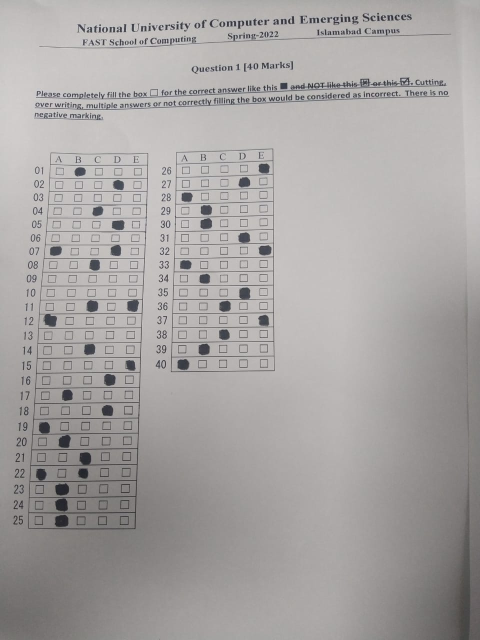
#> input picture A4_images/1.jpeg, 960 x 1280 px (shown at 1/2 size); its folder holds only this picture in this run
$ python -i dip_py.py   (imports and definitions only)
#> lines starting #> are read from the running program, lines starting #| are printed output that depends on the picture; after the words box and inside, x2 and y2 are one past the last pixel; in counts of white or black regions, pixels touching at a corner belong together
#> further down, picture is the input picture: shape (1280, 960, 3); mean B, G, R 163.2, 164.1, 167.5
# ###########################
# ###  GROUP MEMBERS  ###
# # 19i_2199 Syed Abu Bakr
# # 19i_0545 Ahmed Ali
# # 19i_2194 Faiez Malik
# ###########################

import cv2
import numpy as np
import matplotlib.pyplot as plt
from matplotlib.pyplot import imread, imshow
import tkinter as tk
from tkinter import *
from tkinter import filedialog
from tkinter.filedialog import askopenfile
from PIL import Image, ImageTk

def getpoints(c):
  peri = cv2.arcLength(c,True)
  return cv2.approxPolyDP(c,0.02*peri,True)

def rectangle_Counter(c):
  rectCont=[]
  for i in c:
    area= cv2.contourArea(i)
    if area>50:
      approx = getpoints(i)
      #print(len(approx))
      if(len(approx)==4):
        rectCont.append(i)
  rectCont = sorted(rectCont,key=cv2.contourArea,reverse=True)
  return rectCont

def reorder(p):
  p = p.reshape((4,2))
  arranged = np.zeros((4,1,2),np.int32) # aeeay of arranged points
  add= p.sum(1)
  arranged[0] = p[np.argmin(add)] #top left point [0,0]
  arranged[3] = p[np.argmax(add)] #bottom right point [w,h]

  diff=np.diff(p,axis=1)
  arranged[1] = p[np.argmin(diff)] #top right point [w,0]
  arranged[2] = p[np.argmax(diff)] #bottom left point [0,h]
  return arranged

def preprocessing(img):
  grayscale= cv2.cvtColor(img,cv2.COLOR_BGR2GRAY)
  blur = cv2.GaussianBlur(grayscale,(5,5),1)
  canny = cv2.Canny(blur,10,50)
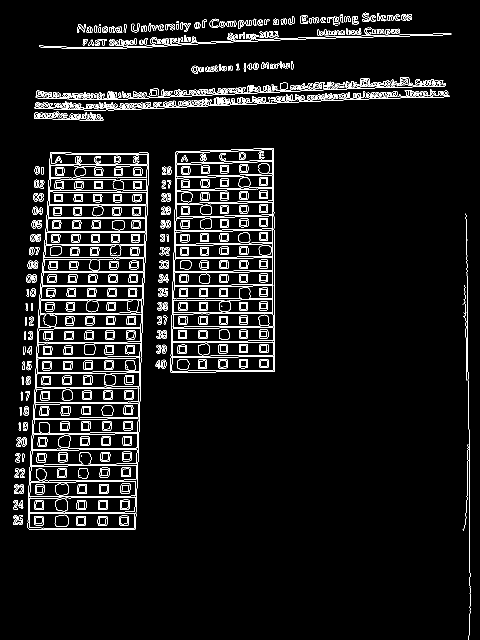
#> canny: shape (1280, 960) (shown at 1/2 size); 5.5% white in thin lines or dots
  """# Contours"""
  contour, hierarchy = cv2.findContours(canny,cv2.RETR_EXTERNAL,cv2.CHAIN_APPROX_NONE)
#> contour = 405 contours, 195 with area under 20; largest, box (x1, y1, x2, y2) and area: (55, 304, 298, 1060) 156640, (341, 296, 550, 745) 89284, (78, 69, 903, 98) 796, (69, 181, 899, 221) 476, (571, 163, 665, 181) 442
  imgC = img.copy()
  imgContour = cv2.drawContours(imgC,contour,-1,(0,255,0),2)
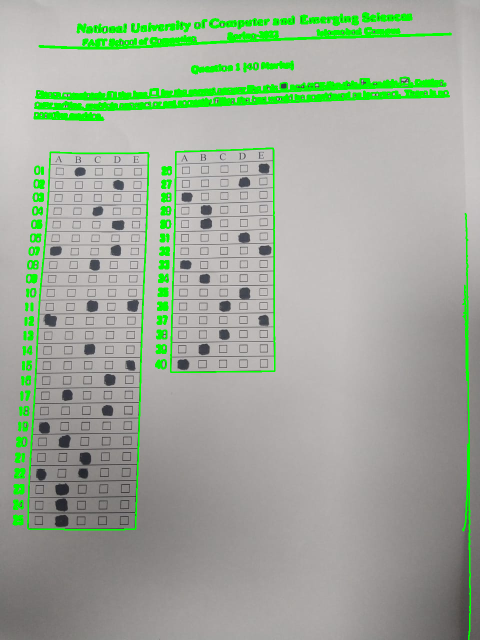
#> imgContour: shape (1280, 960, 3) (shown at 1/2 size); mean B, G, R 154.7, 170.4, 159

  """# Finding Rectangle Contours of all the MCQ's"""
  rectCont = rectangle_Counter(contour)
#> the loop in rectangle_Counter, `for i in c:` made 405 passes
#> (area, approx) on passes 78 to 79: (156640, [[101, 304], [55, 1055], [270, 1058], [297, 309]]), (89284.5, [[546, 296], [351, 304], [341, 744], [549, 742]])
#> area on passes 9, 16, 18, 19, 20, 22: 46, 47.5, 46.5, 45, 42.5, 44.5
#> after the loop in rectangle_Counter, `for i in c:`: rectCont = 3 contours; box (x1, y1, x2, y2) and area: (55, 304, 298, 1060) 156640, (341, 296, 550, 745) 89284, (560, 165, 575, 179) 170
  pane1 = getpoints(rectCont[0])
#> pane1 = [[101, 304], [55, 1055], [270, 1058], [297, 309]]
  pane2 = getpoints(rectCont[1])
#> pane2 = [[546, 296], [351, 304], [341, 744], [549, 742]]
  #print(pane1)

  imgPanes=img.copy()
  if pane1.size != 0 and pane2.size != 0:
      cv2.drawContours(imgPanes,pane1,-1,(0,255,0),20)
      cv2.drawContours(imgPanes,pane2,-1,(0,255,255),20)
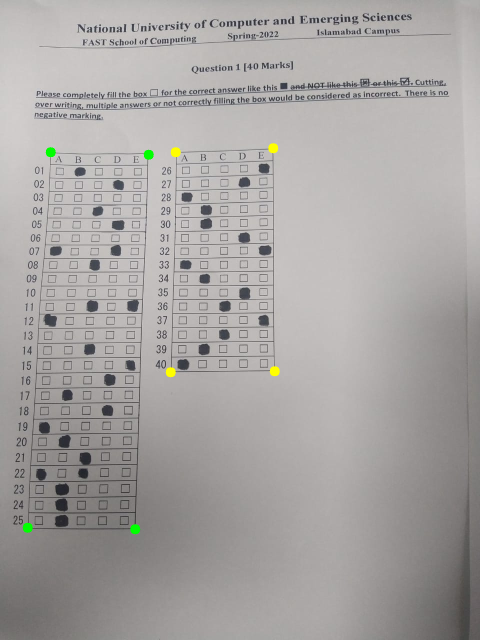
#> imgPanes: shape (1280, 960, 3) (shown at 1/2 size); mean B, G, R 162.9, 164.2, 167.4
      pane1 = reorder(pane1)
#> in reorder, `p = p.reshape((4,2))`: p = [[101, 304], [55, 1055], [270, 1058], [297, 309]]
#> in reorder, `add= p.sum(1)`: add = [405, 1110, 1328, 606]
#> in reorder, `diff=np.diff(p,axis=1)`: diff = [203, 1000, 788, 12]
#> pane1 = [[101, 304], [297, 309], [55, 1055], [270, 1058]]
      pane2 = reorder(pane2)
#> pane2 = [[351, 304], [546, 296], [341, 744], [549, 742]]

      x=img.shape[1]
#> x = 960
      y=img.shape[0]
#> y = 1280
      pt1 = np.float32(pane1)
#> pt1 = [[101, 304], [297, 309], [55, 1055], [270, 1058]]
      pt2 = np.float32([[0,0],[x,0],[0,y],[x,y]])
      imgWarp = cv2.warpPerspective(img,cv2.getPerspectiveTransform(pt1,pt2),(x,y))
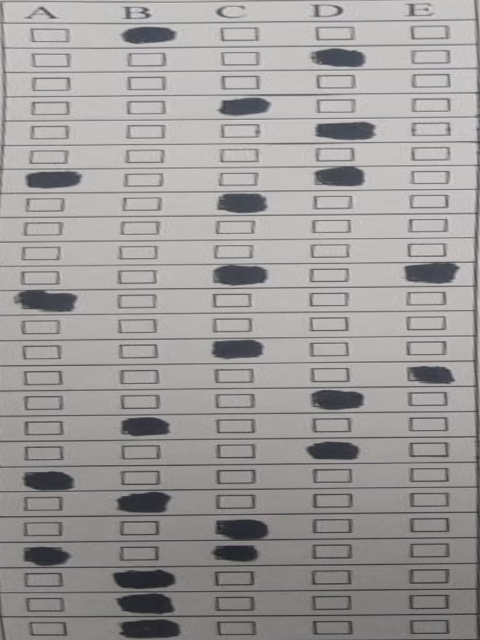
#> imgWarp: shape (1280, 960, 3) (shown at 1/2 size); mean B, G, R 154.2, 154.6, 157.8

      pt11 = np.float32(pane2)
#> pt11 = [[351, 304], [546, 296], [341, 744], [549, 742]]
      pt22 = np.float32([[0,0],[x,0],[0,y],[x,y]])
      imgWarp2 = cv2.warpPerspective(img,cv2.getPerspectiveTransform(pt11,pt22),(x,y))
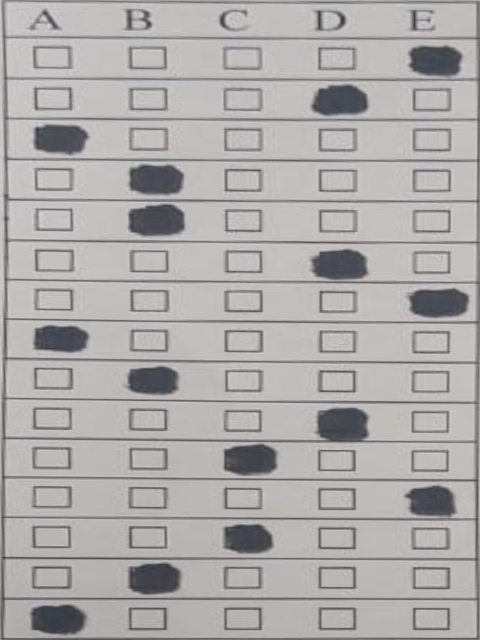
#> imgWarp2: shape (1280, 960, 3) (shown at 1/2 size); mean B, G, R 170.1, 170.4, 173.6
  """# Applying threshold on the MCQ Panes to obtain a  binary image"""
  if len(imgWarp.shape)==3:
    imgWarp = cv2.cvtColor(imgWarp, cv2.COLOR_BGR2GRAY)
#> imgWarp: shape (1280, 960)
  if len(imgWarp2.shape)==3:
    imgWarp2 = cv2.cvtColor(imgWarp2, cv2.COLOR_BGR2GRAY)
#> imgWarp2: shape (1280, 960)
  threshold_pane1= cv2.adaptiveThreshold(imgWarp,255,cv2.ADAPTIVE_THRESH_GAUSSIAN_C, cv2.THRESH_BINARY,127,2)
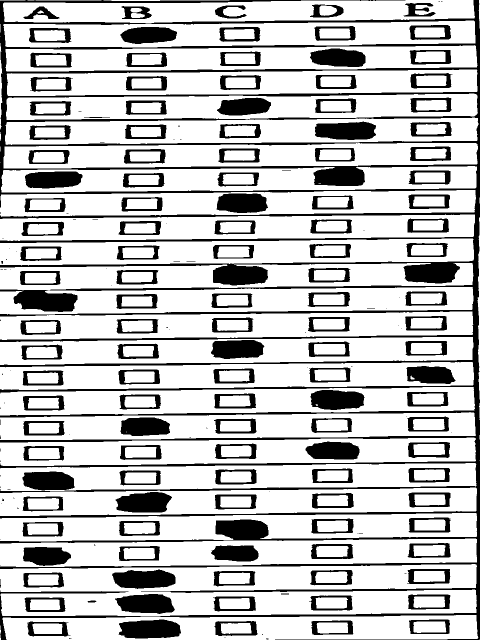
#> threshold_pane1: shape (1280, 960) (shown at 1/2 size); 76.2% white; 201 black regions (70 under 20 px), largest, box (x1, y1, x2, y2) and area: (0, 0, 960, 1280) 121943, (0, 579, 155, 624) 4466, (237, 1239, 362, 1277) 3950
  threshold_pane2= cv2.adaptiveThreshold(imgWarp2,255,cv2.ADAPTIVE_THRESH_GAUSSIAN_C, cv2.THRESH_BINARY,127,2)
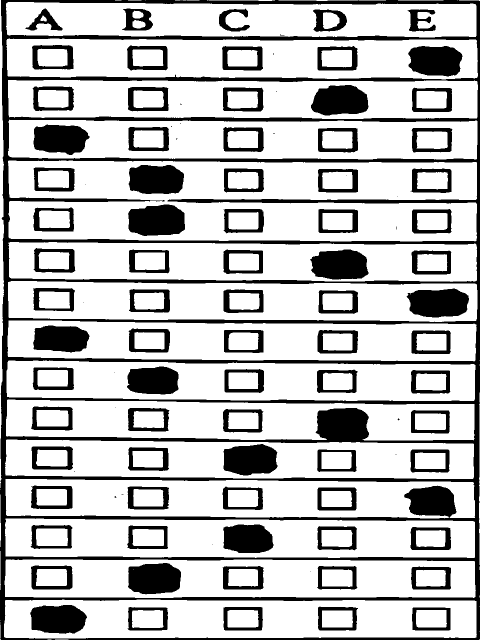
#> threshold_pane2: shape (1280, 960) (shown at 1/2 size); 75% white; 101 black regions (22 under 20 px), largest, box (x1, y1, x2, y2) and area: (0, 0, 960, 1280) 130318, (256, 409, 370, 472) 6036, (813, 577, 938, 635) 5854

  return threshold_pane1,threshold_pane2
"""# Detecting choices of the user by counting black pixels in a single checkbox for **PANE 1**"""

##########################################
# 1st arg is the img
# 2nd arg is the number of rows to be split in the img
# 3rd arg is the threshold of black pixels that determines a valid choice
##########################################
# [122 lines left out: functions detectchoice, upload_file1, upload_file2, getscore, not called in this run]


#driver code (GUI)
# [2 lines not run here, left out]
# [1 line that did not run here, left out]
# [1 line not run here, left out]

# [1 line that did not run here, left out]
# [1 line not run here, left out]

# [1 line that did not run here, left out]
# [1 line not run here, left out]

loc = "C:\\Users\\dell\\Desktop\\Dip project\\A4_images\\bgf.png"
# [1 line not run here, left out]
# [1 line that did not run here, left out]
# [1 line that did not run here, left out]
# [1 line that did not run here, left out]
# [1 line not run here, left out]
# [1 line that did not run here, left out]
# [1 line that did not run here, left out]

# [1 line that did not run here, left out]
# [1 line not run here, left out]

# [1 line that did not run here, left out]
# [1 line not run here, left out]

loc = "C:\\Users\\dell\\Desktop\\Dip project\\A4_images\\bgf.png"
# [1 line not run here, left out]
# [1 line that did not run here, left out]
# [1 line that did not run here, left out]
# [1 line that did not run here, left out]
# [1 line not run here, left out]
# [1 line that did not run here, left out]
# [1 line that did not run here, left out]

# [1 line that did not run here, left out]
# [1 line not run here, left out]

# [1 line that did not run here, left out]
# [1 line not run here, left out]

# [1 line that did not run here, left out]
# [1 line not run here, left out]

# [1 line that did not run here, left out]
# [3 lines not run here, left out]

>>> import cv2
>>> picture = cv2.imread('A4_images/1.jpeg')
>>> result = preprocessing(picture)

$ run again, on A4_images/2.jpeg
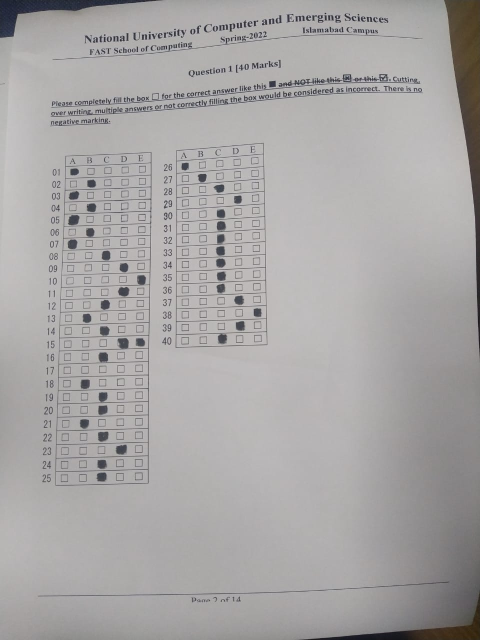
#> input picture A4_images/2.jpeg, 960 x 1280 px (shown at 1/2 size)
#> picture is the input picture: shape (1280, 960, 3); mean B, G, R 165.5, 165.8, 167.9
#> in preprocessing, `canny = cv2.Canny(blur,10,50)`:
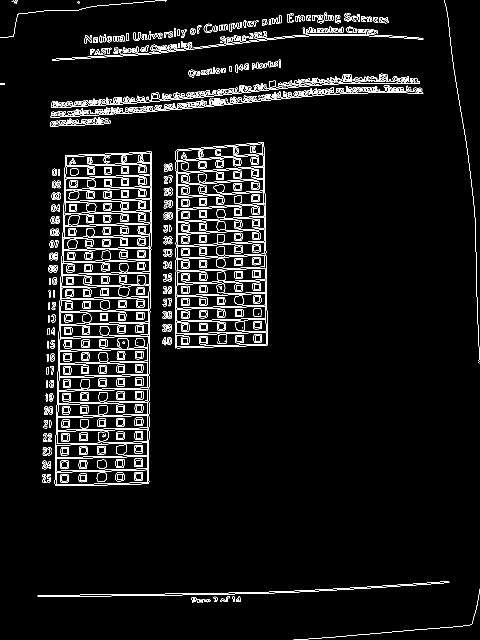
#> canny: shape (1280, 960) (shown at 1/2 size); 5% white in thin lines or dots
#> contour = 363 contours, 183 with area under 20; largest, box (x1, y1, x2, y2) and area: (109, 303, 304, 972) 119597, (350, 285, 536, 697) 72128, (568, 148, 711, 173) 852, (104, 58, 847, 121) 828, (277, 202, 403, 223) 480
#> the loop in rectangle_Counter, `for i in c:` made 363 passes
#> (area, approx) on passes 89, 90, 101, 134, 160, 165: (119597, [[302, 303], [130, 311], [110, 971], [298, 963]]), (72128.5, [[527, 285], [351, 302], [351, 696], [535, 688]]), (235.5, [[220, 247], [100, 252]]), (480, [[402, 212], [277, 215]]), (101, [[846, 186], [101, 234]]), (162.5, [[390, 193], [292, 197]])
#> after the loop in rectangle_Counter, `for i in c:`: rectCont = 3 contours; box (x1, y1, x2, y2) and area: (109, 303, 304, 972) 119597, (350, 285, 536, 697) 72128, (538, 161, 552, 175) 150
#> in preprocessing, `pane1 = getpoints(rectCont[0])`: pane1 = [[302, 303], [130, 311], [110, 971], [298, 963]]
#> in preprocessing, `pane2 = getpoints(rectCont[1])`: pane2 = [[527, 285], [351, 302], [351, 696], [535, 688]]
#> p = [[302, 303], [130, 311], [110, 971], [298, 963]]
#> add = [605, 441, 1081, 1261]
#> diff = [1, 181, 861, 665]
#> in preprocessing, `pane1 = reorder(pane1)`: pane1 = [[130, 311], [302, 303], [110, 971], [298, 963]]
#> in preprocessing, `pane2 = reorder(pane2)`: pane2 = [[351, 302], [527, 285], [351, 696], [535, 688]]
#> pt1 = [[130, 311], [302, 303], [110, 971], [298, 963]]
#> pt11 = [[351, 302], [527, 285], [351, 696], [535, 688]]
#> threshold_pane1: shape (1280, 960); 74.7% white; 201 black regions (72 under 20 px), largest, box (x1, y1, x2, y2) and area: (0, 0, 960, 1280) 130450, (52, 250, 179, 291) 4253, (610, 547, 738, 586) 3698
#> in preprocessing, `threshold_pane2= cv2.adaptiveThreshold(imgWarp2,255,cv2.ADAPTIVE_THRES..`:
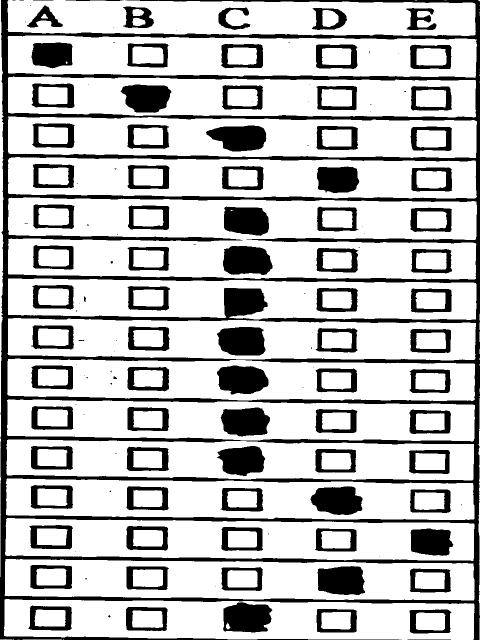
#> threshold_pane2: shape (1280, 960) (shown at 1/2 size); 75.1% white; 142 black regions (56 under 20 px), largest, box (x1, y1, x2, y2) and area: (0, 0, 960, 1280) 128251, (446, 1204, 545, 1265) 4852, (446, 492, 545, 550) 4846

$ run again, on A4_images/5.jpeg
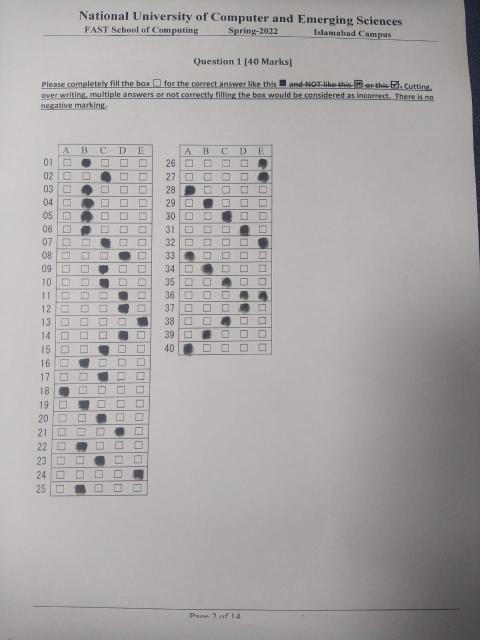
#> input picture A4_images/5.jpeg, 960 x 1280 px (shown at 1/2 size)
#> picture is the input picture: shape (1280, 960, 3); mean B, G, R 165.2, 165.9, 169.6
#> in preprocessing, `canny = cv2.Canny(blur,10,50)`:
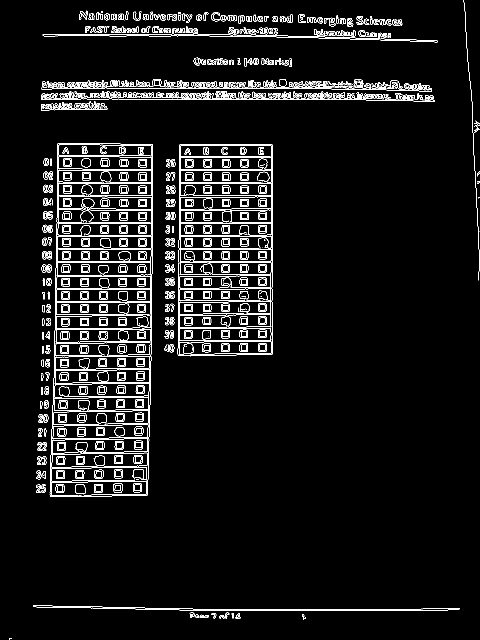
#> canny: shape (1280, 960) (shown at 1/2 size); 5.3% white in thin lines or dots
#> contour = 440 contours, 249 with area under 20; largest, box (x1, y1, x2, y2) and area: (99, 287, 306, 994) 135836, (355, 288, 546, 713) 78772, (83, 160, 864, 183) 572, (340, 184, 413, 197) 304, (707, 159, 742, 177) 276
#> the loop in rectangle_Counter, `for i in c:` made 440 passes
#> (area, approx) on passes 108, 109, 126, 188: (78772.5, [[361, 288], [355, 708], [542, 709], [545, 291]]), (135836, [[115, 287], [100, 992], [293, 991], [305, 289]]), (54, [[82, 209], [214, 218]]), (203, [[82, 191], [868, 203]])
#> after the loop in rectangle_Counter, `for i in c:`: rectCont = 4 contours; box (x1, y1, x2, y2) and area: (99, 287, 306, 994) 135836, (355, 288, 546, 713) 78772, (558, 159, 573, 173) 164, (308, 160, 320, 171) 110
#> in preprocessing, `pane1 = getpoints(rectCont[0])`: pane1 = [[115, 287], [100, 992], [293, 991], [305, 289]]
#> in preprocessing, `pane2 = getpoints(rectCont[1])`: pane2 = [[361, 288], [355, 708], [542, 709], [545, 291]]
#> p = [[115, 287], [100, 992], [293, 991], [305, 289]]
#> add = [402, 1092, 1284, 594]
#> diff = [172, 892, 698, -16]
#> in preprocessing, `pane1 = reorder(pane1)`: pane1 = [[115, 287], [305, 289], [100, 992], [293, 991]]
#> in preprocessing, `pane2 = reorder(pane2)`: pane2 = [[361, 288], [545, 291], [355, 708], [542, 709]]
#> pt1 = [[115, 287], [305, 289], [100, 992], [293, 991]]
#> pt11 = [[361, 288], [545, 291], [355, 708], [542, 709]]
#> threshold_pane1: shape (1280, 960); 75.5% white; 194 black regions (64 under 20 px), largest, box (x1, y1, x2, y2) and area: (0, 0, 960, 1280) 129627, (249, 201, 384, 237) 3530, (822, 632, 949, 670) 3522
#> in preprocessing, `threshold_pane2= cv2.adaptiveThreshold(imgWarp2,255,cv2.ADAPTIVE_THRES..`:
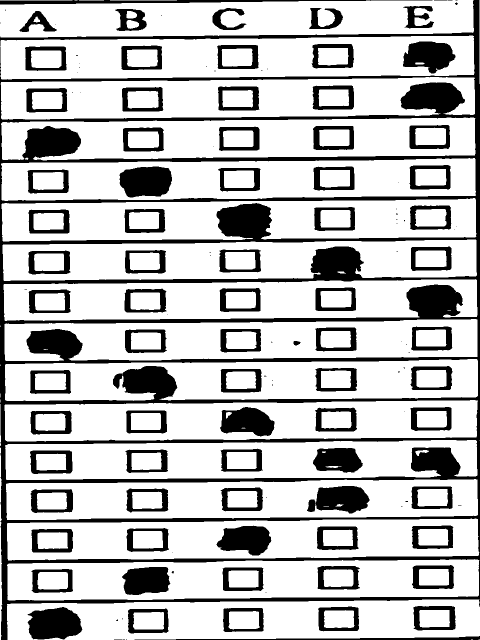
#> threshold_pane2: shape (1280, 960) (shown at 1/2 size); 75.3% white; 131 black regions (54 under 20 px), largest, box (x1, y1, x2, y2) and area: (0, 0, 960, 1280) 150853, (55, 1214, 165, 1279) 5600, (239, 333, 344, 395) 5411

$ run again, on A4_images/6.jpeg
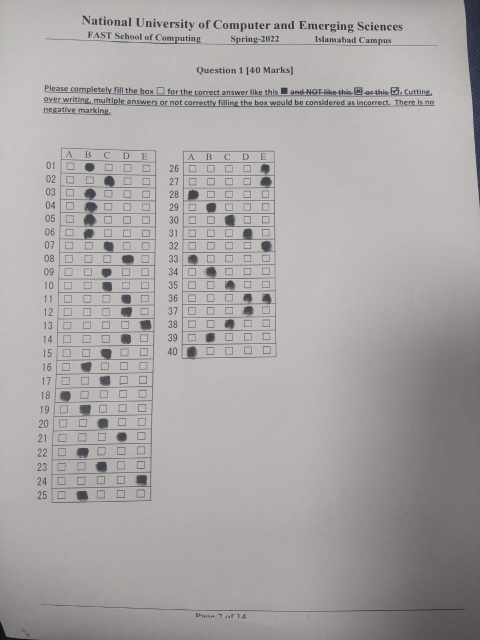
#> input picture A4_images/6.jpeg, 960 x 1280 px (shown at 1/2 size)
#> picture is the input picture: shape (1280, 960, 3); mean B, G, R 164.8, 165.4, 169.1
#> canny: shape (1280, 960); 5.4% white in thin lines or dots
#> contour = 417 contours, 226 with area under 20; largest, box (x1, y1, x2, y2) and area: (102, 294, 313, 1007) 138202, (362, 300, 554, 719) 77522, (81, 1208, 930, 1224) 1326, (87, 170, 865, 194) 466, (86, 215, 223, 232) 346
#> the loop in rectangle_Counter, `for i in c:` made 417 passes
#> (area, peri in getpoints, approx) on pass 13: (1326, 2297.5, [[81, 1208], [929, 1217]])
#> after the loop in rectangle_Counter, `for i in c:`: rectCont = 2 contours; box (x1, y1, x2, y2) and area: (102, 294, 313, 1007) 138202, (362, 300, 554, 719) 77522
#> in preprocessing, `pane1 = getpoints(rectCont[0])`: pane1 = [[122, 294], [102, 1002], [300, 1002], [312, 300]]
#> in preprocessing, `pane2 = getpoints(rectCont[1])`: pane2 = [[365, 301], [362, 715], [552, 714], [549, 303]]
#> p = [[122, 294], [102, 1002], [300, 1002], [312, 300]]
#> add = [416, 1104, 1302, 612]
#> diff = [172, 900, 702, -12]
#> in preprocessing, `pane1 = reorder(pane1)`: pane1 = [[122, 294], [312, 300], [102, 1002], [300, 1002]]
#> in preprocessing, `pane2 = reorder(pane2)`: pane2 = [[365, 301], [549, 303], [362, 715], [552, 714]]
#> pt1 = [[122, 294], [312, 300], [102, 1002], [300, 1002]]
#> pt11 = [[365, 301], [549, 303], [362, 715], [552, 714]]
#> threshold_pane1: shape (1280, 960); 75.5% white; 204 black regions (77 under 20 px), largest, box (x1, y1, x2, y2) and area: (0, 1, 960, 1280) 138548, (222, 1094, 354, 1130) 3556, (246, 204, 383, 239) 3528
#> in preprocessing, `threshold_pane2= cv2.adaptiveThreshold(imgWarp2,255,cv2.ADAPTIVE_THRES..`:
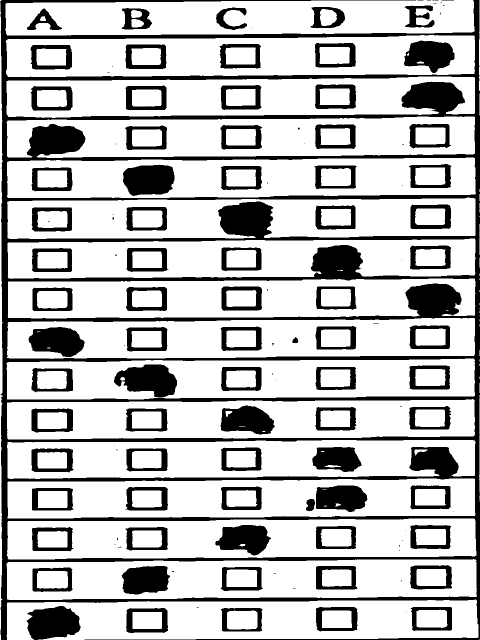
#> threshold_pane2: shape (1280, 960) (shown at 1/2 size); 74.6% white; 126 black regions (48 under 20 px), largest, box (x1, y1, x2, y2) and area: (0, 0, 960, 1280) 153700, (228, 729, 354, 795) 5691, (53, 1212, 161, 1280) 5605
